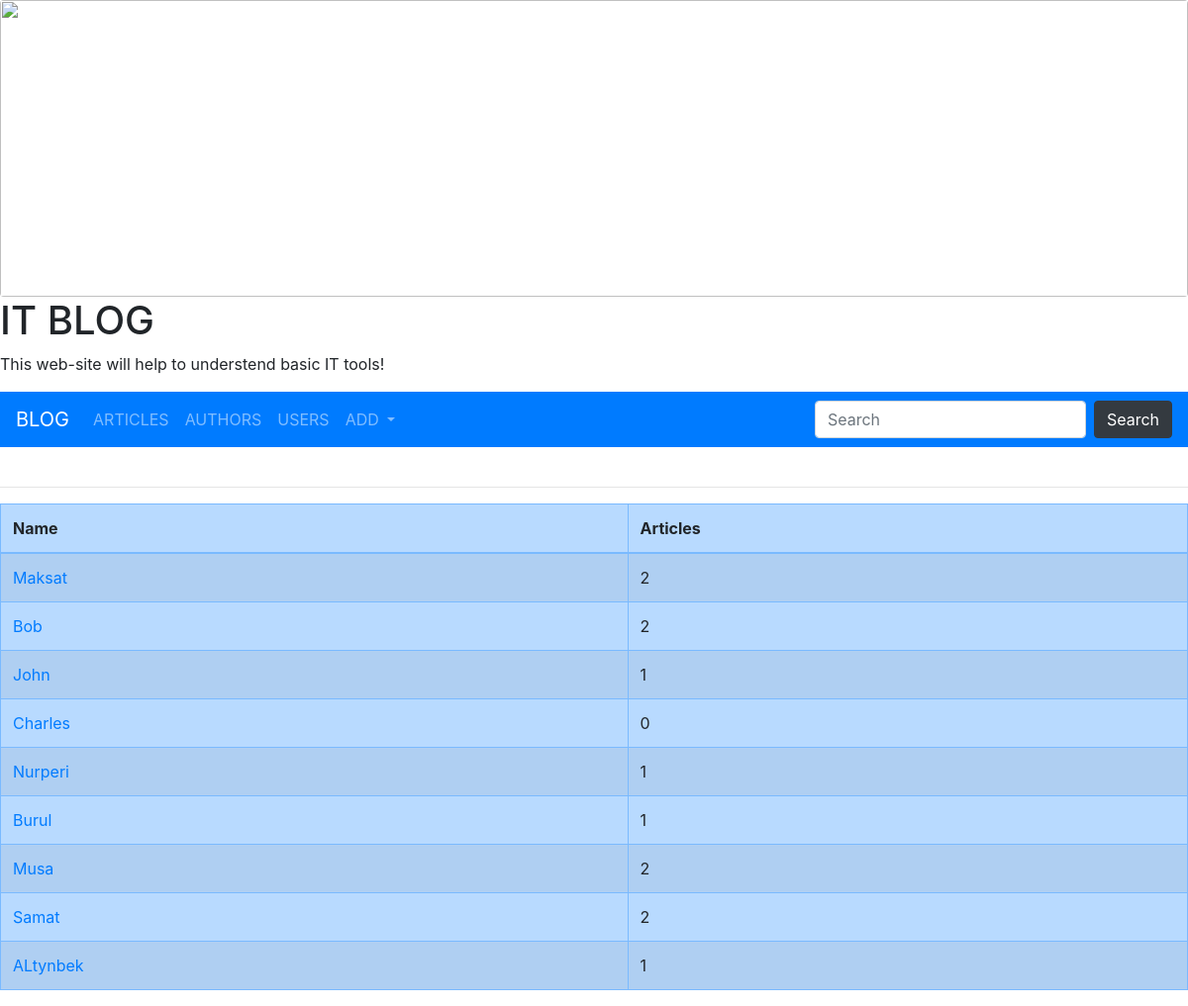
Screenshot of /authors/ with the database file from the repository.
### article/models.py (models this page shows, shortened)
class Author(models.Model):
    name = models.CharField(max_length=255)
    photo = models.ImageField(upload_to= "author_photo", null=True, blank=True)
    user = models.OneToOneField(to=User, on_delete=models.SET_NULL, related_name="author",
    null=True, blank=True)
    class Meta:
        verbose_name = "Автора"
        verbose_name_plural = "Автор"

### article/views.py (the view)
# urls.py: path('authors/', authors, name="authors"),
def authors(request):
    context = {}
    context["authors_all"] = Author.objects.all()
    return render(request, "article/authors.html", context)

### article/templates/article/authors.html
{% extends 'base.html' %}
{% block content %}
    <hr>
    <table class="table table-primary table-hover table-striped table-bordered">
    <thead class="thead-primary">
        <tr>
            <th>Name</th>
            <th>Articles</th>
        </tr>
    </thead>
    <tbody>
        {% for author in authors_all %}
            <tr>
                <h2>
                    <td><a href="{% url 'profile' author.id %}">{{ author.name }}</a></td>
                    <td>{{ author.articles.count }}</td>
                </h2>
        {% endfor %}
    </tbody>
    </table>
{% endblock %}

### static/main.css (style rules this page uses)
h2 { color: black; text-decoration: none; }
h2 { margin-left: 50px; }

### rows the page displays
Author: name "Maksat", articles.count "2"
Author: name "Bob", articles.count "2"
Author: name "John", articles.count "1"
Author: name "Charles", articles.count "0"
Author: name "Nurperi", articles.count "1"
Author: name "Burul", articles.count "1"
Author: name "Musa", articles.count "2"
Author: name "Samat", articles.count "2"
Author: name "ALtynbek", articles.count "1"
